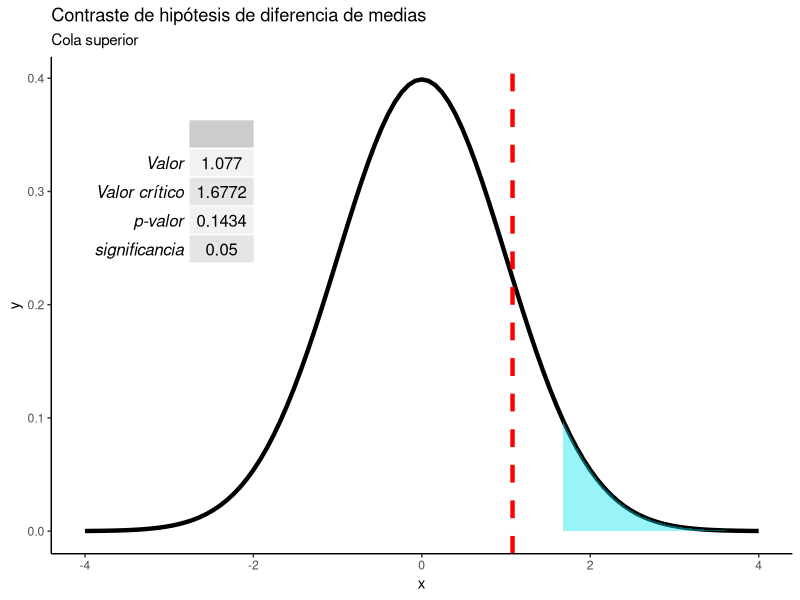
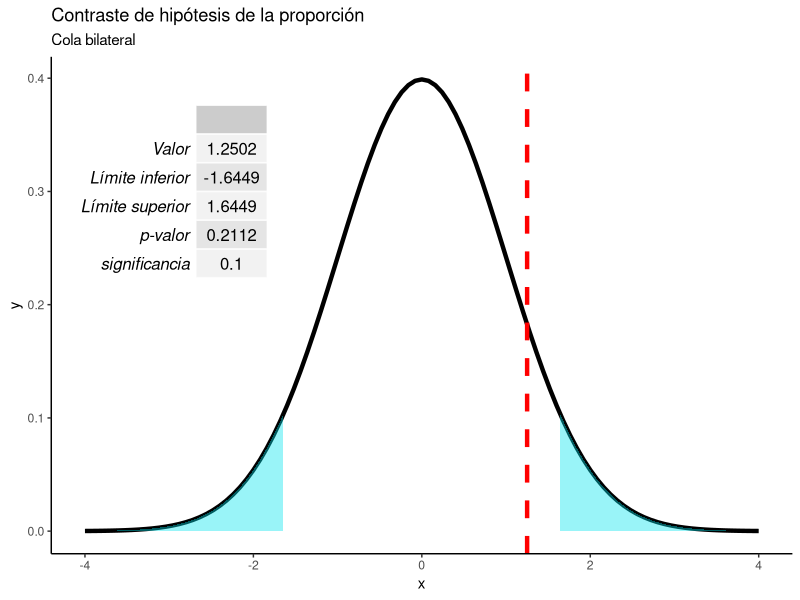

Recreate these plots in R, in order.

contraste_hipotesis2 <- function(media_x, media_y, p_x, p_y, sigma_x, sigma_y, n_x, n_y, CONOCIDAS=TRUE, IGUALES=TRUE, nula =0, significancia, tipo="superior", estadistico = "media"){

  library(ggplot2)
  library(gridExtra)
  
  if(estadistico == "media"){
  
# Dos medias, muestras independientes, varianzas poblacionales conocidas   
  
  if(CONOCIDAS == TRUE){
    
# Cola superior
    
    if(tipo=="superior") {

diferencia_medias <- media_x - media_y
dt <- sqrt((sigma_x/n_x)+(sigma_y/n_y))
alfa <- significancia
valor <- (diferencia_medias - nula) / dt
critico <- qnorm(p = alfa, lower.tail = FALSE)
pvalor <- pnorm(valor, lower.tail = FALSE)

    }
    
# Cola inferior

    if(tipo=="inferior") {
      
diferencia_medias <- media_x - media_y
dt <- sqrt((sigma_x/n_x)+(sigma_y/n_y))
alfa <- significancia
valor <- (diferencia_medias - nula) / dt
critico <- qnorm(p = alfa)
pvalor <- pnorm(valor)

    }
    
# Dos colas

    if(tipo=="bilateral") {
      
diferencia_medias <- media_x - media_y
dt <- sqrt((sigma_x/n_x)+(sigma_y/n_y))
alfa <- significancia/2
valor <- (diferencia_medias - nula) / dt
critico <- qnorm(p = alfa, lower.tail = FALSE)
pvalor <- pnorm(abs(valor), lower.tail = FALSE)*2

    }
    
}

# Dos medias, poblaciones independientes, varianzas desconocidas que se supone que son iguales --------

  if(CONOCIDAS == FALSE){
    
# Cola superior
  
  if(tipo=="superior") {

varianza_agrupada <- (((n_x-1)*sigma_x) + ((n_y-1)*sigma_y)) / (n_x + n_y -2)
dt <- sqrt((varianza_agrupada/n_x)+(varianza_agrupada/n_y))
gl <- n_x + n_y -2
diferencia_medias <- media_x - media_y
alfa <- significancia
valor <- (diferencia_medias - nula) / dt
critico <- qt(p = alfa, df = gl, lower.tail = FALSE)
pvalor <- pt(valor, df = gl, lower.tail = FALSE)

  }
  

# Cola inferior

  if(tipo=="inferior") {
    
varianza_agrupada <- (((n_x-1)*sigma_x) + ((n_y-1)*sigma_y)) / (n_x + n_y -2)
dt <- sqrt((varianza_agrupada/n_x)+(varianza_agrupada/n_y))
gl <- n_x + n_y -2
diferencia_medias <- media_x - media_y
alfa <- significancia
valor <- (diferencia_medias - nula) / dt
critico <- qt(p = alfa, df = gl)
pvalor <- pt(valor, df = gl)

  }
  
# Dos colas
  
  if(tipo=="bilateral") {

varianza_agrupada <- (((n_x-1)*sigma_x) + ((n_y-1)*sigma_y)) / (n_x + n_y -2)
dt <- sqrt((varianza_agrupada/n_x)+(varianza_agrupada/n_y))
gl <- n_x + n_y -2
diferencia_medias <- media_x - media_y
alfa <- significancia/2
valor <- (diferencia_medias - nula) / dt
critico <- qt(p = alfa, df = gl, lower.tail = FALSE)
pvalor <- pt(abs(valor), df = gl, lower.tail = FALSE)*2

  }
  
  }
    
    if(tipo=="bilateral") {
      
      tabla <- data.frame(
        "Concepto" = c("Valor", "Valor crítico inferior", "Valor crítico superior", "p-valor", "significancia"),
        "Datos"=c(valor, critico*(-1), critico, pvalor, significancia)
      )
      
      tabla$Datos <-  round(tabla$Datos, digits = 4)
      rownames(tabla) <- tabla[,1]
      tabla[,1] <- NULL
      colnames(tabla) <- ""
      
      p1 <- ggplot(data.frame(x = c(-4, 4)), aes(x = x)) +
        stat_function(fun = dnorm,  size = 1.5) + geom_vline(xintercept = valor, color="red", linetype="dashed", size=1.5) + 
        stat_function(fun = dnorm, geom="area", fill="turquoise2", alpha=0.4, xlim = c(-4,tabla_z*(-1))) +
        stat_function(fun = dnorm, geom="area", fill="turquoise2", alpha=0.4, xlim = c(tabla_z,4)) + 
        annotation_custom(tableGrob(tabla), xmin=-4, xmax=-2, ymin=0.2, ymax=0.4) +
        ggtitle("Contraste de hipótesis de diferencia de medias", subtitle = paste0("Cola ", tipo)) +
        theme_classic()
      
      return(list(Resumen =tabla,p1)) } else {
        
        tabla <- data.frame(
          "Concepto" = c("Valor", "Valor crítico", "p-valor", "significancia"),
          "Datos"=c(valor, critico, pvalor, significancia)
        )
        
        tabla$Datos <-  round(tabla$Datos, digits = 4)
        rownames(tabla) <- tabla[,1]
        tabla[,1] <- NULL
        colnames(tabla) <- ""
      }
        
        if(tipo == "inferior"){
          
          p1 <- ggplot(data.frame(x = c(-4, 4)), aes(x = x)) +
            stat_function(fun = dnorm,  size = 1.5) + geom_vline(xintercept = valor, color="red", linetype="dashed", size=1.5) + 
            stat_function(fun = dnorm, geom="area", fill="turquoise2", alpha=0.4, xlim = c(-4,critico)) + 
            annotation_custom(tableGrob(tabla), xmin=-4, xmax=-2, ymin=0.2, ymax=0.4) +
            ggtitle("Contraste de hipótesis de diferencia de medias", subtitle = paste0("Cola ", tipo)) +
            theme_classic() } else {
              
              p1 <- ggplot(data.frame(x = c(-4, 4)), aes(x = x)) +
                stat_function(fun = dnorm, size = 1.5) + geom_vline(xintercept = valor, color="red", linetype="dashed", size=1.5) + 
                stat_function(fun = dnorm, geom="area", fill="turquoise2", alpha=0.4, xlim = c(critico,4)) + 
                annotation_custom(tableGrob(tabla), xmin=-4, xmax=-2, ymin=0.2, ymax=0.4) +
                ggtitle("Contraste de hipótesis de diferencia de medias", subtitle = paste0("Cola ", tipo)) +
                theme_classic()
            }
        
        return(list(Resumen =tabla,p1))
        
    
}
  
  
# Contrastes de la diferencia entre dos proporciones poblacionales --------

  if(estadistico == "proporcion"){
  
# Cola superior
    
    if(tipo=="superior") {

diferencia_p <- p_x - p_y

p_0 <- ((n_x*p_x)+(n_y*p_y))/(n_x + n_y)

dt <- sqrt(((p_0*(1-p_0))/n_x) + ((p_0*(1-p_0))/n_y) )

alfa <- significancia
nula <- 0
valor <- (diferencia_p - nula) / dt
critico <- qnorm(p = alfa, lower.tail = FALSE)
pvalor <- pnorm(valor, lower.tail = FALSE)

    }
    
# Cola inferior
    
    if(tipo=="inferior") {

diferencia_p <- p_x - p_y

p_0 <- ((n_x*p_x)+(n_y*p_y))/(n_x + n_y)

dt <- sqrt(((p_0*(1-p_0))/n_x) + ((p_0*(1-p_0))/n_y) )

alfa <- significancia 
nula <- 0
valor <- (diferencia_p - nula) / dt
critico <- qnorm(p = alfa)
pvalor <- pnorm(valor)

    }
    
# Dos colas
    
    if(tipo=="bilateral") {

diferencia_p <- p_x - p_y

p_0 <- ((n_x*p_x)+(n_y*p_y))/(n_x + n_y)

dt <- sqrt(((p_0*(1-p_0))/n_x) + ((p_0*(1-p_0))/n_y) )

alfa <- significancia/2
nula <- 0
valor <- (diferencia_p - nula) / dt
critico <- qnorm(p = alfa, lower.tail = FALSE)
pvalor <- pnorm(abs(valor), lower.tail = FALSE)*2 

    }
    
  }
  
  if(tipo=="bilateral") {
    
    tabla <- data.frame(
      "Concepto" = c("Valor", "Límite inferior", "Límite superior", "p-valor", "significancia"),
      "Datos"=c(valor, critico*(-1), critico, pvalor, significancia)
    )
    
    tabla$Datos <-  round(tabla$Datos, digits = 4)
    rownames(tabla) <- tabla[,1]
    tabla[,1] <- NULL
    colnames(tabla) <- ""
    
    p1 <- ggplot(data.frame(x = c(-4, 4)), aes(x = x)) +
      stat_function(fun = dnorm,  size = 1.5) + geom_vline(xintercept = valor, color="red", linetype="dashed", size=1.5) + 
      stat_function(fun = dnorm, geom="area", fill="turquoise2", alpha=0.4, xlim = c(-4,critico*(-1))) +
      stat_function(fun = dnorm, geom="area", fill="turquoise2", alpha=0.4, xlim = c(critico,4)) + 
      annotation_custom(tableGrob(tabla), xmin=-4, xmax=-2, ymin=0.2, ymax=0.4) +
      ggtitle("Contraste de hipótesis de la proporción", subtitle = paste0("Cola ", tipo)) +
      theme_classic()
    
    return(list(Resumen =tabla,p1)) } else {
      
      tabla <- data.frame(
        "Concepto" = c("Valor", "Valor crítico", "p-valor", "significancia"),
        "Datos"=c(valor, critico, pvalor, significancia)
      )
      
      tabla$Datos <-  round(tabla$Datos, digits = 4)
      rownames(tabla) <- tabla[,1]
      tabla[,1] <- NULL
      colnames(tabla) <- ""
      
      if(tipo == "inferior"){
        
        p1 <- ggplot(data.frame(x = c(-4, 4)), aes(x = x)) +
          stat_function(fun = dnorm,  size = 1.5) + geom_vline(xintercept = valor, color="red", linetype="dashed", size=1.5) + 
          stat_function(fun = dnorm, geom="area", fill="turquoise2", alpha=0.4, xlim = c(-4,critico)) + 
          annotation_custom(tableGrob(tabla), xmin=-4, xmax=-2, ymin=0.2, ymax=0.4) +
          ggtitle("Contraste de hipótesis de la proporción", subtitle = paste0("Cola ", tipo)) +
          theme_classic() } else {
            
            p1 <- ggplot(data.frame(x = c(-4, 4)), aes(x = x)) +
              stat_function(fun = dnorm, size = 1.5) + geom_vline(xintercept = valor, color="red", linetype="dashed", size=1.5) + 
              stat_function(fun = dnorm, geom="area", fill="turquoise2", alpha=0.4, xlim = c(critico,4)) + 
              annotation_custom(tableGrob(tabla), xmin=-4, xmax=-2, ymin=0.2, ymax=0.4) +
              ggtitle("Contraste de hipótesis de la proporción", subtitle = paste0("Cola ", tipo)) +
              theme_classic()
          }
      
      return(list(Resumen =tabla,p1))
      
  
    }
  
}



contraste_hipotesis2(media_x = 1078, media_y = 908.2, sigma_x = 633^2, sigma_y = 469.8^2, CONOCIDAS = FALSE, IGUALES = TRUE, nula = 0, significancia = 0.05, estadistico = "media", tipo = "superior", n_x = 25, n_y = 25)

contraste_hipotesis2(p_x = 52/203, p_y = 56/270, n_x = 203, n_y = 270, nula = 0, estadistico = "proporcion", tipo = "bilateral", significancia = 0.1)
